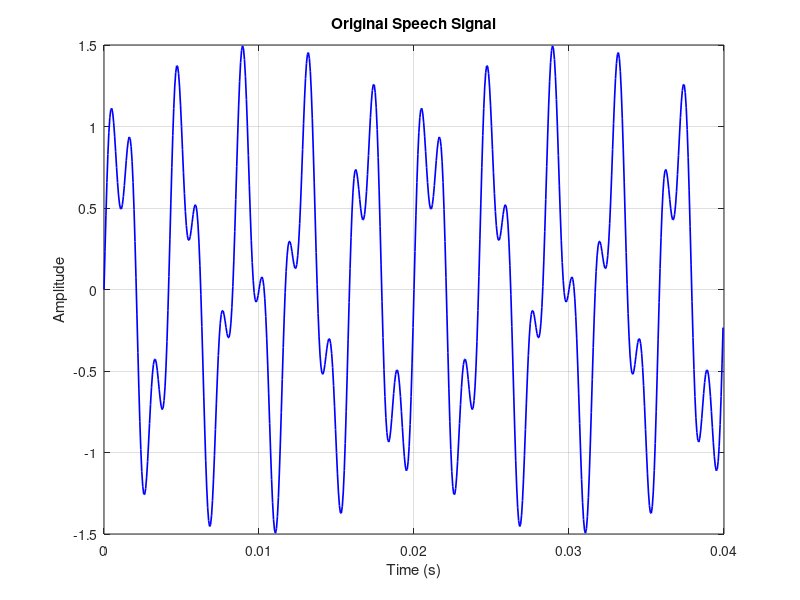
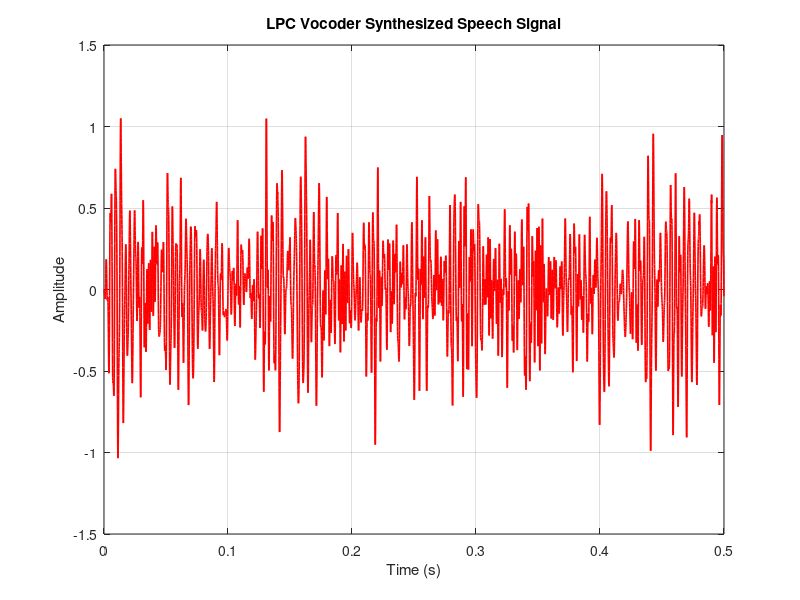
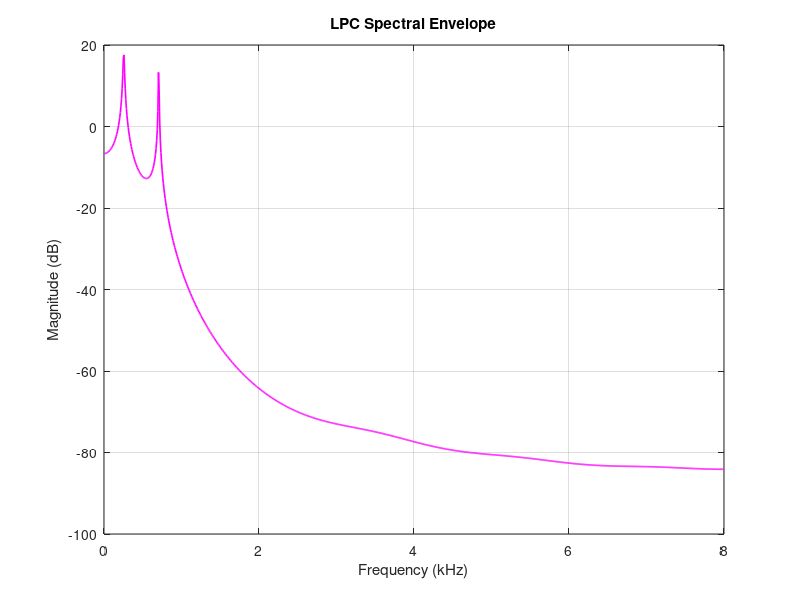
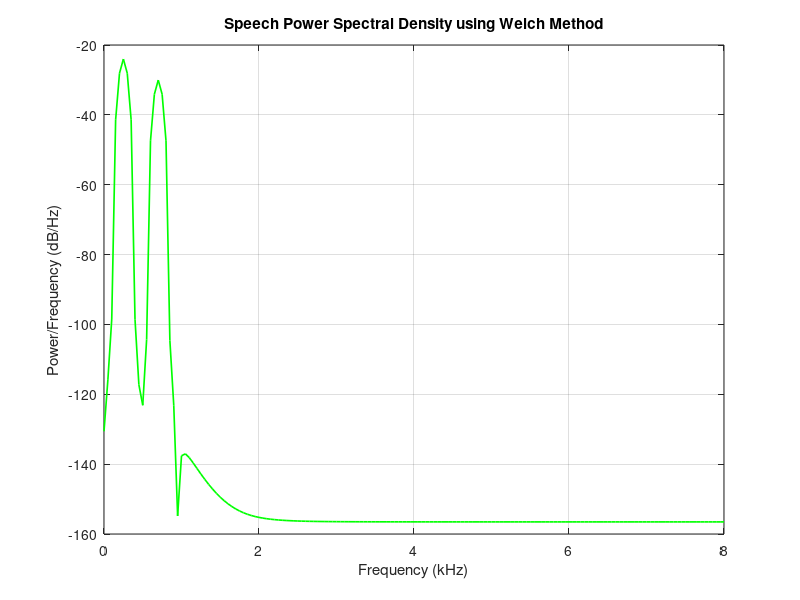

MATLAB code to generate these figures, in order:

clc;
clear;
close all;

%% 1. SYNTHETIC SPEECH GENERATION

Fs = 16000;                  % Sampling rate (Hz)
duration = 0.5;              % Duration (seconds)

t = 0:1/Fs:duration-1/Fs;

f1 = 250;
f2 = 700;

x_speech = sin(2*pi*f1*t) + 0.5*sin(2*pi*f2*t);

%% 2. FRAME-BY-FRAME LPC VOCODER SYNTHESIS

p = 12;                      % Prediction order
N_frame = 320;
hop = 160;

num_frames = floor((length(t)-N_frame)/hop)+1;

x_synth = zeros(1,length(t));
win_gain = zeros(1,length(t));

rng(42);

for m = 1:num_frames

    idx = (m-1)*hop + (1:N_frame);

    frame = x_speech(idx).*hamming(N_frame)';

    % Compute LPC coefficients
    [a,g] = lpc(frame,p);

    % Excitation generation
    excitation = sqrt(max(g,0))*randn(1,N_frame);

    % LPC synthesis filtering
    synth_frame = filter(1,a,excitation);

    % Overlap-add with window
    win = hamming(N_frame)';

    x_synth(idx) = x_synth(idx) + synth_frame.*win;

    win_gain(idx) = win_gain(idx) + win;

end

% Normalize overlap-add output
valid_idx = win_gain > 1e-6;

x_synth(valid_idx) = x_synth(valid_idx)./win_gain(valid_idx);

%% 3. SINGLE FRAME SPECTRAL ANALYSIS

frame_sample = x_speech(161:160+N_frame).*hamming(N_frame)';

[a_sample,g_sample] = lpc(frame_sample,p);

% LPC frequency response
[H_lpc,w] = freqz(sqrt(max(g_sample,0)),a_sample,1024,Fs);

% Power spectral density using Welch method
[X_fft,f_fft] = pwelch(frame_sample,hamming(N_frame),[],N_frame,Fs);

%% 4. COMMAND WINDOW DISPLAY

fprintf('====================================================\n');
fprintf(' EXPERIMENT 20: LPC VOCODER SPEECH SYNTHESIS\n');
fprintf('====================================================\n');

fprintf('Sampling Frequency : %d Hz\n',Fs);
fprintf('Signal Duration : %.2f seconds\n',duration);
fprintf('LPC Prediction Order : %d\n',p);
fprintf('Frame Length : %d samples\n',N_frame);
fprintf('Hop Length : %d samples\n',hop);
fprintf('Number of Frames : %d\n',num_frames);

fprintf('\nSpectral Analysis:\n');
fprintf('LPC Coefficient Count : %d\n',length(a_sample));
fprintf('Excitation Gain : %.4f\n',g_sample);

fprintf('\nStatus: LPC Vocoder Synthesis Completed.\n');
fprintf('====================================================\n');

%% 5. SUBFIGURE PLOTTING AND EXPORT

figW = 8.5;
figH = 5.5;

% Subfigure 20A: Original Speech Signal

figA = figure('Units','centimeters', ...
    'Position',[2,2,figW,figH]);

plot(t(1:640),x_speech(1:640),'b','LineWidth',1.2);
grid on;
box on;

title('Original Speech Signal');
xlabel('Time (s)');
ylabel('Amplitude');

print(figA,'Exp20_SubfigA_OriginalSpeech.png','-dpng','-r300');

% Subfigure 20B: LPC Synthesized Speech Signal

figB = figure('Units','centimeters', ...
    'Position',[11,2,figW,figH]);

plot(t,x_synth,'r','LineWidth',1.2);
grid on;
box on;

title('LPC Vocoder Synthesized Speech Signal');
xlabel('Time (s)');
ylabel('Amplitude');

print(figB,'Exp20_SubfigB_SynthesizedSpeech.png','-dpng','-r300');

% Subfigure 20C: LPC Frequency Response

figC = figure('Units','centimeters', ...
    'Position',[20,2,figW,figH]);

plot(w/1e3,20*log10(abs(H_lpc)+eps),'m','LineWidth',1.2);
grid on;
box on;

title('LPC Spectral Envelope');
xlabel('Frequency (kHz)');
ylabel('Magnitude (dB)');

print(figC,'Exp20_SubfigC_LPCResponse.png','-dpng','-r300');

% Subfigure 20D: Welch Power Spectral Density

figD = figure('Units','centimeters', ...
    'Position',[2,9,figW,figH]);

plot(f_fft/1e3,10*log10(X_fft+eps),'g','LineWidth',1.2);
grid on;
box on;

title('Speech Power Spectral Density using Welch Method');
xlabel('Frequency (kHz)');
ylabel('Power/Frequency (dB/Hz)');

print(figD,'Exp20_SubfigD_WelchPSD.png','-dpng','-r300');

%% 6. COMPLETION MESSAGE

fprintf('\nAll four figures saved successfully.\n');
fprintf('Experiment 20 completed successfully.\n');
